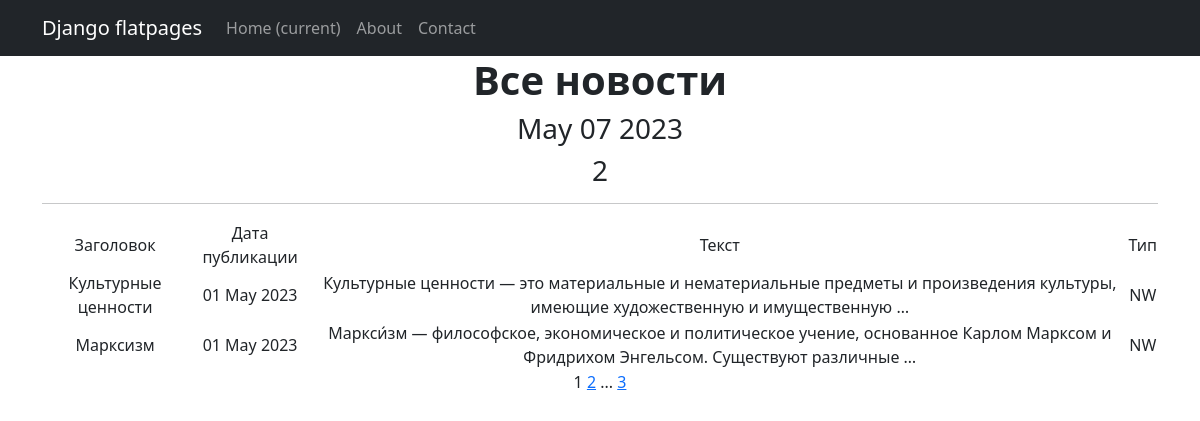
Before: /news/ with the older database file.
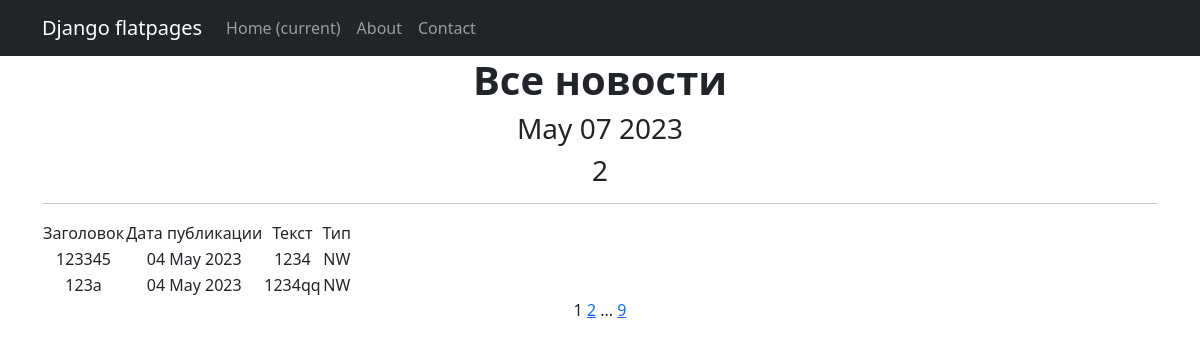
After: the same page with the newer database file.
### NewsPortal/models.py (models this page shows, shortened)
class Post(models.Model):
    author = models.ForeignKey(Author, on_delete=models.CASCADE)
    type = models.CharField(max_length=7, choices=TYPE, default=news)
    time_in = models.DateTimeField(auto_now_add=True)
    categories = models.ManyToManyField(Category, through='PostCategory')
    title = models.CharField(max_length=255)
    text = models.TextField()
    rating = models.IntegerField(default=0)

### NewsPortal/views.py (the view)
# urls.py: path('', PostList.as_view(), name='post_list'),
class PostList(ListView):
    model = Post
    ordering = 'title'
    template_name = 'news.html'
    context_object_name = 'news'
    paginate_by = 2

### NewsPortal/templatetags/custom_tags.py (called while the page is built)
@register.simple_tag()
def current_time(format_string='%b %d %Y'):
    return datetime.utcnow().strftime(format_string)

### templates/news.html (shortened to what this page needs)
{% extends 'flatpages/default.html' %}
{% load custom_filters %}
{% load custom_tags %}
{% block content %}
<h1><b> Все новости </b></h1>
<h3> {% current_time '%b %d %Y' %}</h3>
<h3> {{ news|length }}</h3>
<hr>
    {% if news %}
        <table>
            <tr>
                <td> Заголовок</td>
                <td> Дата публикации </td>
                <td> Текст </td>
                <td> Тип </td>
            </tr>
            {% for post in news %}
            <tr>
                <td> {{ post.title }} </td>
                <td> {{ post.time_in|date:'d M Y' }} </td>
                <td> {{ post.text|truncatewords:15 }} </td>
                <td> {{ post.type }} </td>
            </tr>
            {% endfor %}
        </table>
    {% else %}
        <h2> Нет новостей! </h2>
    {% endif %}
   {{ page_obj.number }}
   {% if page_obj.has_next %}
       <a href="?page={{ page_obj.next_page_number }}">{{ page_obj.next_page_number }}</a>
       {% if paginator.num_pages != page_obj.next_page_number %}
           ...
           <a href="?page={{ page_obj.paginator.num_pages }}">{{ page_obj.paginator.num_pages }}</a>
       {% endif %}
   {% endif %}
{% endblock content %}

### templates/flatpages/default.html (shortened to what this page needs)
<!DOCTYPE html>
<html lang="en">
    <head>
        {% load static %}
        <link href="{% static 'css/styles.css' %}" rel="stylesheet" />
    </head>
    <body>
        <nav class="navbar navbar-expand-lg navbar-dark bg-dark static-top">
            <div class="container">
                <a class="navbar-brand" href="#">Django flatpages</a>
                <div class="collapse navbar-collapse" id="navbarResponsive">
                    <ul class="navbar-nav ml-auto">
                        <li class="nav-item active">
                            <a class="nav-link" href="#">Home
                                <span class="sr-only">(current)</span>
                            </a>
                        </li>
                        <li class="nav-item">
                            <a class="nav-link" href="/about/">About</a>
                        </li>
                        <li class="nav-item">
                            <a class="nav-link" href="/contact/">Contact</a>
                        </li>
                    </ul>
                </div>
            </div>
        </nav>
        <div class="container">
            <div class="row">
                <div class="col-lg-12 text-center">
                    {% block content %}{% endblock content %}
                </div>
            </div>
        </div>
    </body>

Changed rows visible on the page:
removed Post: title "Культурные ценности", time_in "01 May 2023", text "Культурные ценности — это материальные и нематериальные предметы и произведения культуры, имеющие художественную и имущественную …", type "NW"
no longer on this page (row unchanged): Post: title "Марксизм", time_in "01 May 2023", text "Маркси́зм — философское, экономическое и политическое учение, основанное Карлом Марксом и Фридрихом Энгельсом. Существуют различные …", type "NW"
added Post: title "123345", time_in "04 May 2023", text "1234", type "NW"
added Post: title "123a", time_in "04 May 2023", text "1234qq", type "NW"
Other visible differences:
{{ page_obj.paginator.num_pages }}: "3" → "9"
